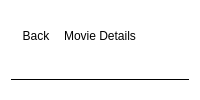
                <widget class="QFrame" name="frame_3">
                 <property name="minimumSize">
                  <size>
                   <width>0</width>
                   <height>81</height>
                  </size>
                 </property>
                 <property name="styleSheet">
                  <string notr="true">background-color: rgb(255, 255, 255, 0)</string>
                 </property>
                 <property name="frameShape">
                  <enum>QFrame::StyledPanel</enum>
                 </property>
                 <property name="frameShadow">
                  <enum>QFrame::Raised</enum>
                 </property>
                 <layout class="QVBoxLayout" name="verticalLayout_5">
                  <property name="spacing">
                   <number>0</number>
                  </property>
                  <property name="leftMargin">
                   <number>9</number>
                  </property>
                  <property name="topMargin">
                   <number>9</number>
                  </property>
                  <property name="rightMargin">
                   <number>9</number>
                  </property>
                  <property name="bottomMargin">
                   <number>2</number>
                  </property>
                  <item>
                   <widget class="QFrame" name="frame_13">
                    <property name="frameShape">
                     <enum>QFrame::StyledPanel</enum>
                    </property>
                    <property name="frameShadow">
                     <enum>QFrame::Raised</enum>
                    </property>
                    <layout class="QHBoxLayout" name="horizontalLayout_11">
                     <property name="spacing">
                      <number>0</number>
                     </property>
                     <property name="leftMargin">
                      <number>0</number>
                     </property>
                     <property name="topMargin">
                      <number>0</number>
                     </property>
                     <property name="rightMargin">
                      <number>0</number>
                     </property>
                     <property name="bottomMargin">
                      <number>0</number>
                     </property>
                     <item>
                      <widget class="QPushButton" name="backbutton_moviedetails">
                       <property name="minimumSize">
                        <size>
                         <width>50</width>
                         <height>50</height>
                        </size>
                       </property>
                       <property name="maximumSize">
                        <size>
                         <width>50</width>
                         <height>50</height>
                        </size>
                       </property>
                       <property name="styleSheet">
                        <string notr="true">QPushButton{
	color: rgb(0, 0, 0);
	background-color: rgba(255, 255, 255, 0);
	border-radius: 25px;
}

QPushButton::hover{
	color: rgb(0, 0, 0);
	background-color: rgb(0, 0, 0, 30);
	border-radius: 25px;
}


</string>
                       </property>
                       <property name="text">
                        <string>Back</string>
                       </property>
                      </widget>
                     </item>
                     <item>
                      <widget class="QLabel" name="label_4">
                       <property name="styleSheet">
                        <string notr="true">font: 25pt &quot;Century Gothic&quot;;
font: 63 34pt &quot;Bahnschrift SemiBold&quot;;
font: 26pt &quot;Bahnschrift SemiCondensed&quot;;</string>
                       </property>
                       <property name="text">
                        <string>Movie Details</string>
                       </property>
                       <property name="alignment">
                        <set>Qt::AlignCenter</set>
                       </property>
                      </widget>
                     </item>
                     <item>
                      <widget class="QPushButton" name="profilebutton_moviedetails">
                       <property name="minimumSize">
                        <size>
                         <width>50</width>
                         <height>50</height>
                        </size>
                       </property>
                       <property name="maximumSize">
                        <size>
                         <width>50</width>
                         <height>50</height>
                        </size>
                       </property>
                       <property name="styleSheet">
                        <string notr="true">QPushButton{
	color: rgb(0, 0, 0);
	background-color: rgba(255, 255, 255, 0);
	border-radius: 25px;
}

QPushButton::hover{
	color: rgb(0, 0, 0);
	background-color: rgb(0, 0, 0, 30);
	border-radius: 25px;
}


</string>
                       </property>
                       <property name="text">
                        <string/>
                       </property>
                       <property name="icon">
                        <iconset>
                         <normaloff>data/img/login_border.png</normaloff>data/img/login_border.png</iconset>
                       </property>
                       <property name="iconSize">
                        <size>
                         <width>40</width>
                         <height>40</height>
                        </size>
                       </property>
                      </widget>
                     </item>
                    </layout>
                   </widget>
                  </item>
                  <item>
                   <widget class="QFrame" name="frame_15">
                    <property name="frameShape">
                     <enum>QFrame::StyledPanel</enum>
                    </property>
                    <property name="frameShadow">
                     <enum>QFrame::Raised</enum>
                    </property>
                    <layout class="QHBoxLayout" name="horizontalLayout_12">
                     <property name="spacing">
                      <number>0</number>
                     </property>
                     <property name="leftMargin">
                      <number>0</number>
                     </property>
                     <property name="topMargin">
                      <number>0</number>
                     </property>
                     <property name="rightMargin">
                      <number>0</number>
                     </property>
                     <property name="bottomMargin">
                      <number>0</number>
                     </property>
                     <item>
                      <widget class="QFrame" name="frame_14">
                       <property name="maximumSize">
                        <size>
                         <width>16777215</width>
                         <height>1</height>
                        </size>
                       </property>
                       <property name="styleSheet">
                        <string notr="true">background-color: rgb(0, 0, 0);</string>
                       </property>
                       <property name="frameShape">
                        <enum>QFrame::StyledPanel</enum>
                       </property>
                       <property name="frameShadow">
                        <enum>QFrame::Raised</enum>
                       </property>
                      </widget>
                     </item>
                    </layout>
                   </widget>
                  </item>
                 </layout>
                </widget>
